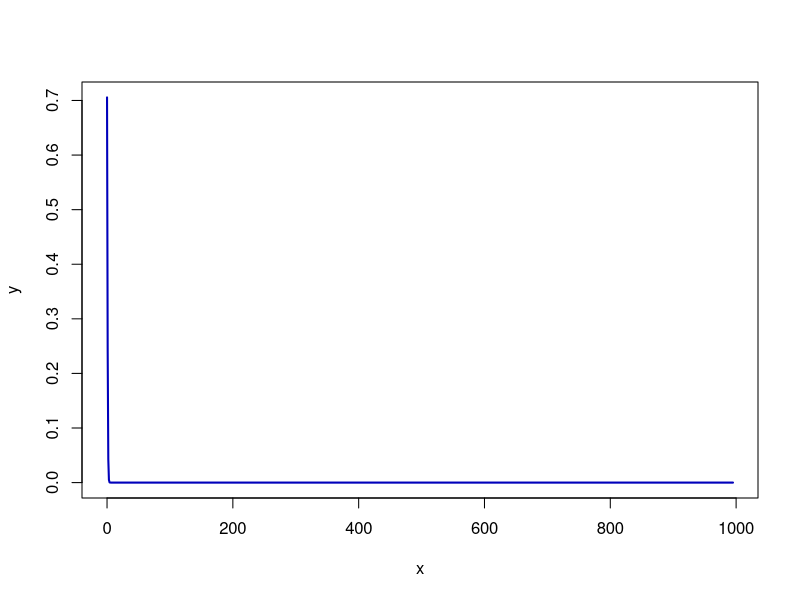
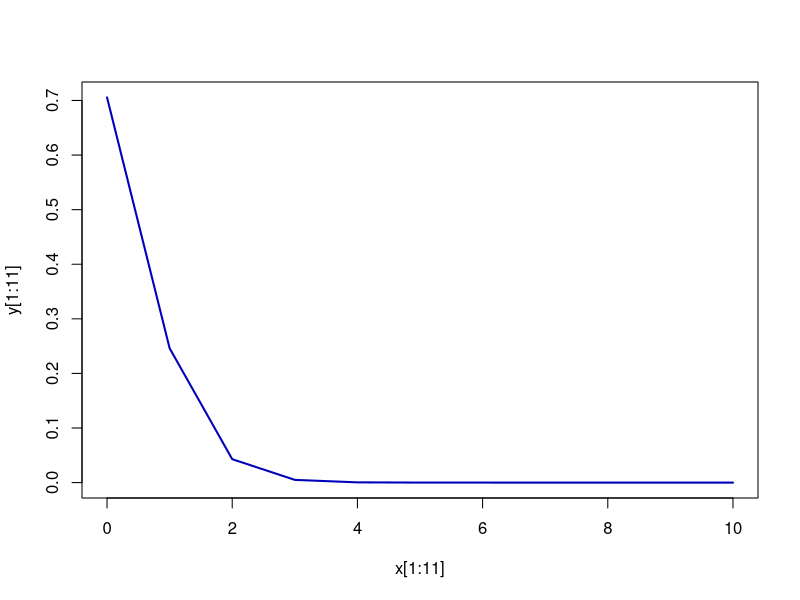
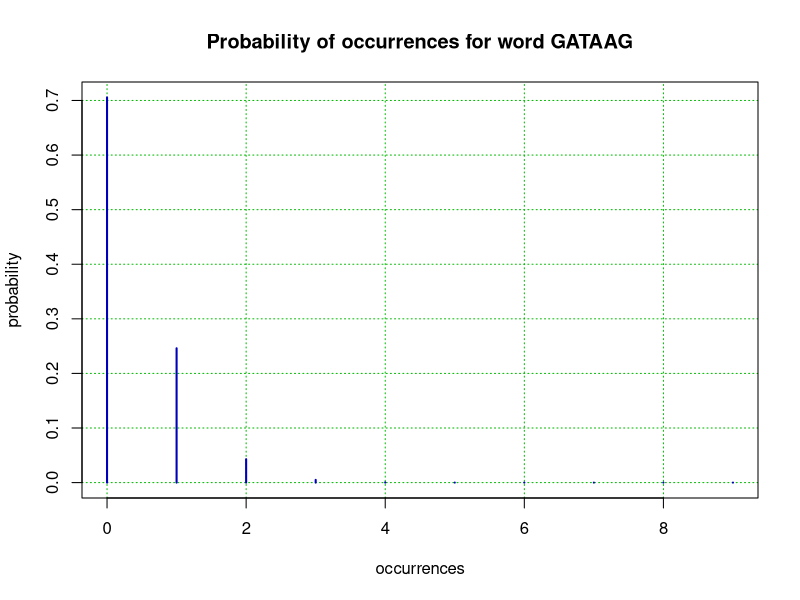
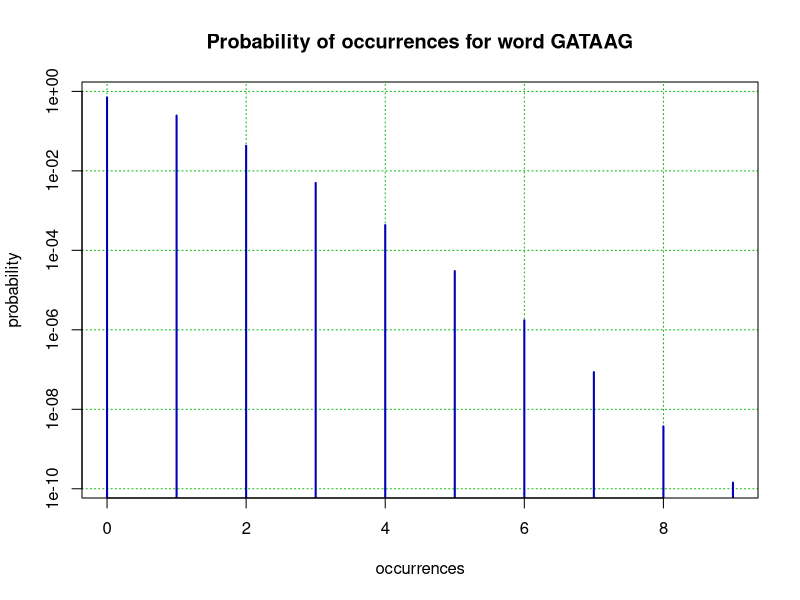
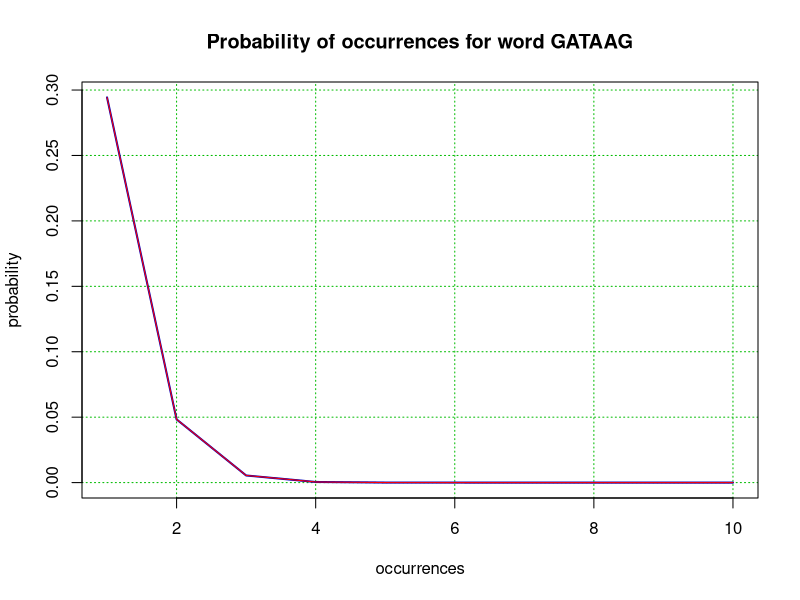
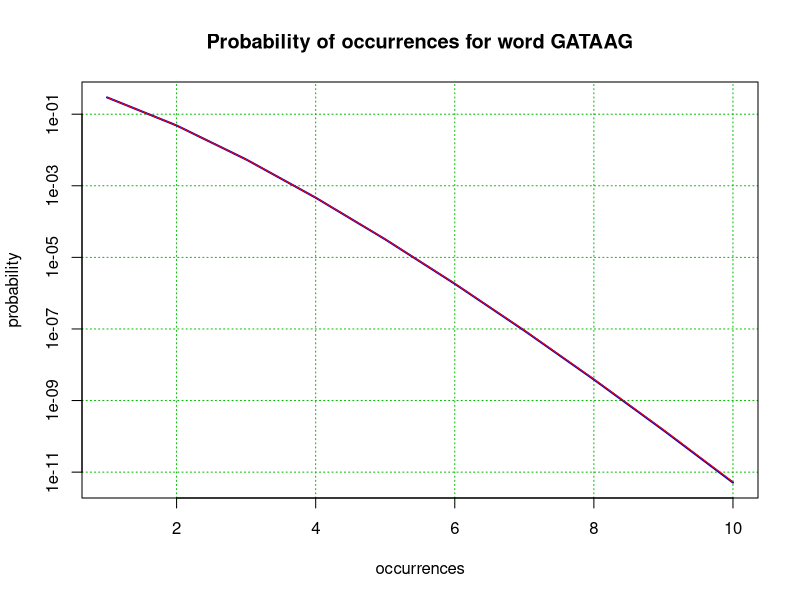
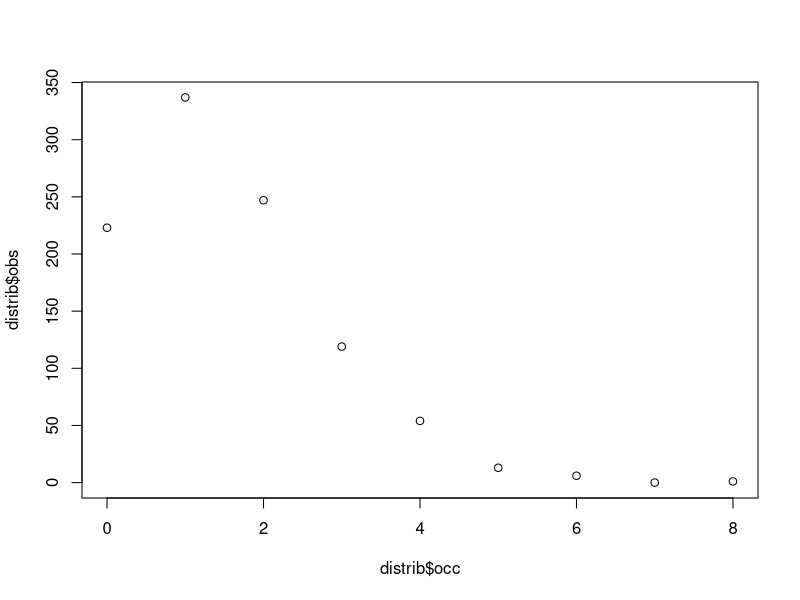
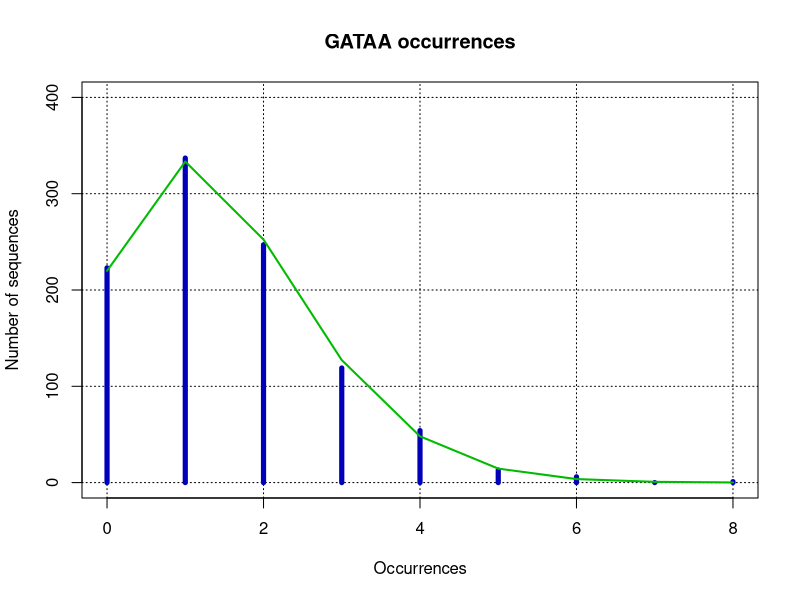

Write the R code that produced these figures, in order.
## Initializations
p.letter <- vector() ## Initialize a vector to store residue probabilities
p.word <- vector() ## Initialize a vector to store word probabilities
W <- 'GATAAG' ## The word
k <- nchar(W) ## Word length
## Specify residue frequencies
p.letter["A"] <- 0.32
p.letter["C"] <- 0.17
p.letter["G"] <- 0.18
p.letter["T"] <- 0.33
## Check the result
print(p.letter)
sum(p.letter)
## calculate word probability
p.word[W] <- 1 # initialize
for (i in 1:nchar(W)) {
  letter <- substr(W,i,i) ## Select the letter at position i of word W
  p.word[W] <- p.word[W]*p.letter[letter] ## update word probability
}

## Calculate number of positions for a word of length k in a sequence of length L
L <- 1000
pos <- L - k + 1
print(pos)

E.occ <- pos*p.word[W]

# Probabilty to observe exactly 3 occurrences
dbinom(3,size=pos,prob=p.word[W])

## Probabilty to observe at least 3 occurrences
## Thus, in order to calculate the probability to observe at least x, 
## we need to ask the probability to observe 
## more than x-1 successes. In our case, x=3 and x-1=2.
pbinom(2,size=pos,prob=p.word[W],lower.tail=F)

x <- 0:pos ## x is a vector taking all possible positions
y <- dbinom(x,size=pos,prob=p.word[W])
plot(x,y,type="l",col="#0000BB",lwd=2)

# For this, we will select the 11 first values of the occurrence values (x[1:11]), and the corresponding 
# # probability values, which are found in the 11 first entries of the y 
# vector (y[1:11]).
## Plot frequency polygon
plot(x[1:11],y[1:11],type="l",col="#0000BB",lwd=2)
## Plot with histogram type and add a few legends
plot(x[1:10],y[1:10],
     type="h",
     col="#0000BB",
     lwd=2,
     main=paste("Probability of occurrences for word", W),
     xlab="occurrences",
     ylab="probability",
     panel.first=grid(col="#00BB00"))
## Do the same plot, with a logarithmic scale on Y axis.
plot(x[1:10],y[1:10],
     type="h",
     col="#0000BB",
     lwd=2,
     main=paste("Probability of occurrences for word", W),
     xlab="occurrences",
     ylab="probability",
     panel.first=grid(col="#00BB00"),
     log="y")


# Poisson approximation
# Evaluate the effect of using the Poisson distribution as an approximation of the binomial in the tests above.
# For the Poisson distribution, we need only one parameter (the expected mean) instead of two (the number of trials and the probability of success at each trial). Actually, we already calculated the expected mean above : it is the expected number of occurrences for the considered word
x <- 1:10
W <- 'GATAAG'
k <- 6
pos <- L-k+1
## Calculate the P-value of occurrences with a Poisson distribution
E.occ <- pos*p.word[W]
Pval.Poisson <- ppois(x-1, E.occ,lower=F)
Pval.binomial <- pbinom(x-1, pos, p.word[W], lower=F)
## Plot the histogram of the binomial P-value
plot(x[1:10],Pval.binomial,
     type="l",
     col="#0000BB",
     lwd=2,
     main=paste("Probability of occurrences for word", W),
     xlab="occurrences",
     ylab="probability",
     panel.first=grid(col="#00BB00"))
## Superimpose the Poisson approximation
lines(x[1:10],Pval.Poisson[1:10],col="red",lwd=1)
## Plot the histogram of the binomial P-value
plot(x[1:10],Pval.binomial,
     type="l",
     col="#0000BB",
     lwd=2,
     main=paste("Probability of occurrences for word", W),
     xlab="occurrences",
     ylab="probability",
     panel.first=grid(col="#00BB00"),
     log="y")
## Superimpose the Poisson approximation
lines(x[1:10],Pval.Poisson[1:10],col="red",lwd=1)


# In the tutorial on word probabilities, we assumed that the number of oligonucleotide occurrences observed would folow a binomial distribution.
# 
# We will now test this assumption by analyzing the distribution of word occurrences observed in biological sequences. We will fit a binomial distribution on the observed count distribution, and test the goodness of the fitting.
# 
# Tutorial: occurrence probabilities
# The table below shows the distribution of occurrences of the word GATAA in a set of 1000 sequences of 800 base pairs each.

distrib <- data.frame(occ=0:8,
                      obs=c(223, 337, 247, 119, 54, 13, 6, 0, 1)
)
print(distrib)

# Computing relative frequencies
# The relative frequencies are the fraction of sequences containing a given number of occurrences. These are obtained by dividing the number of sequences (obs) by the total number of sequences (N).
# 
# We will first calculate the number of sequences. Actually this number was given above (1000), but we will check that our data contains the right number of ovservations.

N <- sum(distrib$obs) ## Number of sequences
print(N) # sum(c(223,337, 247, 119,  54,  13,   6,   0,   1))

# We can now compute the relative frequencies.
distrib$f <- distrib$obs/N # 223 337 247 119  54  13   6   0   1
print(distrib)

# Fitting a binomial
# We need 2 parameters to characterize a binomial
# the number of trials
# the probability of success at each trial
# Number of trials
# In our case, a trial is a position in a sequence. Each sequence contains L=800bp and the considered word (GATAA) contains k=4 letters, there are n = L - k + 1 possible positions for a GATAA in each sequence (the three last position cannot contain a tetranucleotide).
L <- 800 ## sequence length
k <- 4 ## word length
pos.per.seq <- L - k + 1 ## Number of possible positions for the word in one sequence
print(pos.per.seq)
n <- pos.per.seq

# Probability of succcess (occurrence) at each trial (position)
# How to estimate the probability to find a GATAA at a given position of a sequence ? One possibility would be to estimate that all the tetranucleotides have the same probability, but we have no reason a priori to make such a strong assumption.
# Another possibility would be to estimate the word probability on the basis of the observed distribution itself: we can calculate the average number of occurrences per sequence, and divide this number by the number of positions per sequences to obtain the average number of occurrences per position, i.e. an estimator of the word probability. The total number of occurrences can be obtained by multiplying each value of occurrence (from 0 to 8) by he number of sequences where these occurrences have been observed. This can be done very easily with R, by multiplying the two vectors.
## A vector giving the product of each occurrence 
## value by the corresponding number of sequences
distrib$occ * distrib$obs

## The sum of this vector is the total number of occurrences
occ.total <- sum(distrib$occ*distrib$obs)
print(occ.total)

## Average occurrences per sequence
## multiplicou as
occ.per.seq <- occ.total/N
print(occ.per.seq)
## Average occurrences per position
occ.per.pos <- occ.per.seq/pos.per.seq
print(occ.per.pos) # [1] 0.001898369
# Notice that this number is clearly different from what would have been obtained under a model of equiprobable tetranucleotide (1/4^4=0.0039).

# Computing the theoretical distribution
# We have now the two parameters required for fitting a binomial distribution on our observed distribution.
## Calculate the binomial density for each value between 0 and 8
distrib$dbinom <- dbinom(0:8, size=pos.per.seq, prob=occ.per.pos)

## Calculate expected occurrences for 1000 sequences
distrib$exp <- N*dbinom(0:8, size=pos.per.seq, prob=occ.per.pos)

## Print the distribution and compare the observed and expected distributions
print(distrib)

# Drawing the observed and theoretical distribution
# We will plot the observed distribution as vertical bars, and superimpose the theoretical distribution as a frequency polygon. You can draw a very simple plot with the following command:
plot(distrib$occ,distrib$obs)

# But this is not very aesthetic. The plot can be improved in the following way (the comments can be copy-pasted to R, they will be ignored).
X11(width=8,height=6)

## Plot the observed distribution
plot(distrib$occ,   # X axis values
     distrib$obs,   # Y axis values
     type='h',      # Plot type: histogram-like
     lwd=5,         # Line width
     col="#0000BB", # Line color: blue
     main='GATAA occurrences', # graph title
     xlab='Occurrences', # Label for the X axis
     ylab='Number of sequences', # Label for the Y axis
     ylim=c(0,400),  # Limits of the Y axis
     panel.first=grid(col='#000000') # Grid
)

# Let us now draw the theoretical distribution on top of the observed distribution.
## Draw the binomial distribution over the observed distribution
lines(distrib$occ,
      distrib$exp,
      type='l',
      lwd=2,
      col='#00BB00'
)

# Testing the goodness of the fit
# We will compute the chi2 statistics manually, in order to get familiar with the details of the computation.
# 
# We will first apply the raw formula of the chi2: chi2obs = SUM [(obs -exp) 2 / exp]

distrib$diff <- distrib$obs - distrib$exp
distrib$diff2 <- distrib$diff^2
distrib$chi2 <- distrib$diff^2 / distrib$exp

print(distrib)

chi2.obs <- sum(distrib$chi2)
print(chi2.obs)

# BEWARE: this result is not what we are supposed to obtain. Why ?
#   
#   We applied the raw formula, but we forgot to check two essential conditions for being able to apply Pearson's chi-squared test.
# 
# The weighted sums of observed and expected frequencies should be equal.
# The chi-squared test relies on the assumption that all the expected values are "sufficiently" large. The classical threshold for this condition of applicability is to require exp(i) >= 5 for each class (in our case, for each possible number of occurrences of the word GATAA).
# We will see how to treat these two problems.
# Sums of obervation and expectation must be equal
# The domain of definition of the binomial distribution encompasses alll possible values from 0 to n (the number of trials). In the scripts above, we only computed the binomial density (dbinom) and the corresponding expected values (E(x) = N*dbinom())from 0 to 8. All the values from 9 to n where thus ignored so far.
# 
# A bad way to solve this problem would be to include in our computation of the chi-square all the possible values from 0 to n. This would fix the problem of the sum of expected values, but raise another problem, since at the right tail of the distribution, the values are decreasing very rapidly, so that expected values will be too small to meet the condition of applicability that all expected values are >= 5.
# 
# The correct way to solve this is to merge all the classes on the right tail (from x=9 to x=n) together with the last class where an observation was found (x=8). This ast class will thus from now on represent all the possible values from x=8 to x=n.
# 
# All expected values should be >= 5











